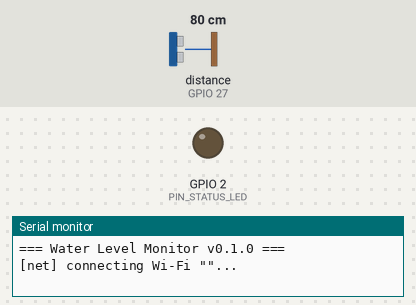
Recording of a program running on a simulated ESP32. Parts: output pins drawn as LEDs (lit = HIGH), the last lines printed to the serial monitor. Wiring (inferred from the names in the program): ultrasonic range finder: trigger GPIO 26; echo GPIO 27. Dashed ring = blinking. The test bench sets the inputs (shaded band); at power-on: distance to the obstacle (sensor on GPIO 27) 80 cm. The echo pulse lasts 58.3 µs per cm; WiFi joins after 1.5 s; servers stay silent unless stated; no MQTT or app messages arrive unless stated; not simulated (calls return 0 or success): secrets.h; names the files do not define were given values by the test bench: TB_PORT = 80; pins used as bus, display or sensor lines are not drawn.

Above: at 0.4 s.
At 2.68 s:
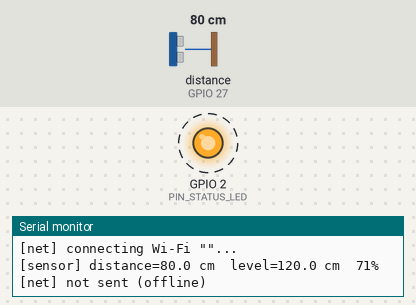
Timing chart, 0 to 3.2 s (numbered marks = the images above):
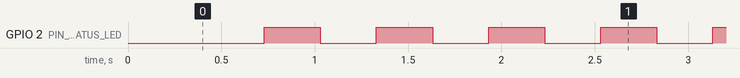

The program:

main.cpp
```cpp
// Water Level Monitor — ESP32 DevKit V1 + JSN-SR04T → ThingsBoard
//
// build แบบปกติ:          pio run -e devkit -t upload
// ทดสอบเซนเซอร์อย่างเดียว:  pio run -e sensor_test -t upload  (ไม่ต่อ Wi-Fi, ไม่ต้องมี secrets.h)

#include <Arduino.h>

#include "config.h"
#include "pins.h"
#include "sensor.h"

#ifndef SENSOR_TEST_ONLY
#include "net.h"
#endif

static unsigned long lastSend = 0;
static unsigned long lastBlink = 0;

static void printReading(const waterlevel::Reading& r) {
  if (r.valid) {
    Serial.printf("[sensor] distance=%.1f cm  level=%.1f cm  %.0f%%\n",
                  r.distanceCm, r.levelCm, r.percent);
  } else {
    Serial.println("[sensor] no valid reading (check wiring / too close < 25 cm / no echo)");
  }
}

void setup() {
  Serial.begin(115200);
  delay(200);
  Serial.printf("\n=== Water Level Monitor v%s ===\n", FIRMWARE_VERSION);

  pinMode(PIN_STATUS_LED, OUTPUT);
  sensor::begin();

#ifndef SENSOR_TEST_ONLY
  net::begin();
#else
  Serial.println("SENSOR TEST MODE (no Wi-Fi)");
#endif
}

void loop() {
#ifdef SENSOR_TEST_ONLY
  printReading(sensor::read());
  digitalWrite(PIN_STATUS_LED, !digitalRead(PIN_STATUS_LED));
  delay(500);
#else
  unsigned long now = millis();
  net::loop();

  // ไฟสถานะ: ติดค้าง = ต่อ ThingsBoard ได้, กะพริบ = ยังไม่ได้
  if (net::connected()) {
    digitalWrite(PIN_STATUS_LED, HIGH);
  } else if (now - lastBlink >= 300) {
    lastBlink = now;
    digitalWrite(PIN_STATUS_LED, !digitalRead(PIN_STATUS_LED));
  }

  if (lastSend == 0 || now - lastSend >= SEND_INTERVAL_MS) {
    lastSend = now;
    waterlevel::Reading r = sensor::read();
    printReading(r);
    if (net::publish(r)) {
      Serial.println("[net] sent");
    } else {
      Serial.println("[net] not sent (offline)");
    }
  }
#endif
}
```

net.cpp
```cpp
#include "net.h"

#include <Arduino.h>
#include <ArduinoJson.h>
#include <PubSubClient.h>
#include <WiFi.h>

#include "config.h"
#include "secrets.h"

namespace net {

static WiFiClient wifiClient;
static PubSubClient mqtt(wifiClient);

static unsigned long lastWifiTry = 0;
static unsigned long lastMqttTry = 0;
static bool attributesSent = false;

static const unsigned long WIFI_RETRY_MS = 10000;
static const unsigned long MQTT_RETRY_MS = 5000;

static const char* TOPIC_TELEMETRY = "v1/devices/me/telemetry";
static const char* TOPIC_ATTRIBUTES = "v1/devices/me/attributes";

void begin() {
  WiFi.mode(WIFI_STA);
  WiFi.setAutoReconnect(true);
  WiFi.begin(WIFI_SSID, WIFI_PASSWORD);
  lastWifiTry = millis();

  mqtt.setServer(TB_HOST, TB_PORT);
  mqtt.setBufferSize(512);
  Serial.printf("[net] connecting Wi-Fi \"%s\"...\n", WIFI_SSID);
}

// ส่งข้อมูลคงที่ของเครื่องครั้งเดียวหลังต่อได้ (เห็นใน ThingsBoard > Attributes)
static void sendAttributes() {
  JsonDocument doc;
  doc["firmware"] = FIRMWARE_VERSION;
  doc["board"] = "ESP32 DevKit V1";
  doc["sensor"] = "JSN-SR04T";
  doc["sensor_height_cm"] = SENSOR_HEIGHT_CM;
  doc["full_level_cm"] = FULL_LEVEL_CM;
  doc["send_interval_s"] = SEND_INTERVAL_MS / 1000;
  char buf[256];
  size_t n = serializeJson(doc, buf, sizeof(buf));
  attributesSent = mqtt.publish(TOPIC_ATTRIBUTES, (const uint8_t*)buf, n, false);
}

void loop() {
  unsigned long now = millis();

  if (WiFi.status() != WL_CONNECTED) {
    if (now - lastWifiTry >= WIFI_RETRY_MS) {
      lastWifiTry = now;
      Serial.println("[net] Wi-Fi not connected, retrying...");
      WiFi.disconnect();
      WiFi.begin(WIFI_SSID, WIFI_PASSWORD);
    }
    return;
  }

  if (!mqtt.connected()) {
    attributesSent = false;
    if (now - lastMqttTry >= MQTT_RETRY_MS) {
      lastMqttTry = now;
      Serial.printf("[net] Wi-Fi OK (%s), connecting ThingsBoard %s...\n",
                    WiFi.localIP().toString().c_str(), TB_HOST);
      // ThingsBoard: username = access token, ไม่ต้องใส่รหัสผ่าน
      if (mqtt.connect("water-level-esp32", TB_DEVICE_TOKEN, nullptr)) {
        Serial.println("[net] ThingsBoard connected");
      } else {
        // state 4/5 = token ผิด, -2 = ต่อเซิร์ฟเวอร์ไม่ได้ (เช็ก TB_HOST)
        Serial.printf("[net] ThingsBoard failed, state=%d\n", mqtt.state());
      }
    }
    return;
  }

  mqtt.loop();
  if (!attributesSent) sendAttributes();
}

bool connected() { return mqtt.connected(); }

bool publish(const waterlevel::Reading& r) {
  if (!mqtt.connected()) return false;

  JsonDocument doc;
  doc[KEY_SENSOR_OK] = r.valid;
  doc[KEY_RSSI] = WiFi.RSSI();
  if (r.valid) {
    // ส่งเฉพาะตอนวัดได้ เพื่อไม่ให้กราฟประวัติมีค่า 0 ปลอม
    doc[KEY_DISTANCE] = roundf(r.distanceCm * 10) / 10;
    doc[KEY_LEVEL_CM] = roundf(r.levelCm * 10) / 10;
    doc[KEY_LEVEL_PERCENT] = roundf(r.percent);
  }
  char buf[256];
  size_t n = serializeJson(doc, buf, sizeof(buf));
  return mqtt.publish(TOPIC_TELEMETRY, (const uint8_t*)buf, n, false);
}

}  // namespace net
```

net.h
```cpp
#pragma once

#include <WaterLevel.h>

// Wi-Fi + ThingsBoard (MQTT) — ต่อใหม่เองอัตโนมัติถ้าหลุด
namespace net {

void begin();

// เรียกทุกรอบใน loop() — ดูแลการต่อ Wi-Fi/MQTT แบบไม่ค้าง (non-blocking)
void loop();

bool connected();  // true เมื่อต่อ ThingsBoard ได้

// ส่งค่าระดับน้ำ 1 ชุดขึ้น ThingsBoard (คืน false ถ้ายังไม่ได้ต่อ)
bool publish(const waterlevel::Reading& r);

}  // namespace net
```

sensor.cpp
```cpp
#include "sensor.h"

#include <Arduino.h>

#include "config.h"
#include "pins.h"

namespace sensor {

static const waterlevel::Config kCfg = {
    SENSOR_HEIGHT_CM,
    FULL_LEVEL_CM,
    MIN_DISTANCE_CM,
    MAX_DISTANCE_CM,
};

void begin() {
  pinMode(PIN_TRIG, OUTPUT);
  digitalWrite(PIN_TRIG, LOW);
  pinMode(PIN_ECHO, INPUT);
}

// ยิงคลื่น 1 ครั้ง คืนระยะเป็น cm หรือ -1 ถ้าไม่มีเสียงสะท้อน
static float pingOnceCm() {
  digitalWrite(PIN_TRIG, LOW);
  delayMicroseconds(5);
  digitalWrite(PIN_TRIG, HIGH);
  delayMicroseconds(20);  // JSN-SR04T ต้องการพัลส์ ≥ 10 µs — ใช้ 20 µs เผื่อรุ่นใหม่
  digitalWrite(PIN_TRIG, LOW);

  unsigned long us = pulseIn(PIN_ECHO, HIGH, ECHO_TIMEOUT_US);
  if (us == 0) return -1.0f;
  return waterlevel::echoToDistanceCm(us);
}

waterlevel::Reading read() {
  float samples[SAMPLES_PER_READING];
  for (int i = 0; i < SAMPLES_PER_READING; i++) {
    samples[i] = pingOnceCm();
    delay(SAMPLE_GAP_MS);
  }
  return waterlevel::fromSamples(samples, SAMPLES_PER_READING, kCfg, MIN_VALID_SAMPLES);
}

}  // namespace sensor
```

sensor.h
```cpp
#pragma once

#include <WaterLevel.h>

namespace sensor {

void begin();

// วัด SAMPLES_PER_READING ครั้ง แล้วคืนค่าระดับน้ำ (ใช้เวลาราว 0.5 วินาที)
waterlevel::Reading read();

}  // namespace sensor
```

config.h
```cpp
#pragma once

// ค่าที่ต้องปรับตามจุดติดตั้งจริง — แก้ที่นี่ที่เดียว

#define FIRMWARE_VERSION      "0.1.0"

// ---- การติดตั้งเซนเซอร์ (หน่วย cm) ----
// วัดด้วยตลับเมตรจากหน้าหัวเซนเซอร์ลงไปถึงก้นถัง/ก้นคลอง
#define SENSOR_HEIGHT_CM      200.0f
// ความสูงน้ำที่ถือว่า "เต็ม 100%" (ต้องเว้นจากหัวเซนเซอร์อย่างน้อย 25 cm เพราะใกล้กว่านั้นวัดไม่ได้)
#define FULL_LEVEL_CM         170.0f

// ---- ขอบเขตของ JSN-SR04T ----
#define MIN_DISTANCE_CM       25.0f
#define MAX_DISTANCE_CM       450.0f

// ---- การวัด ----
#define SAMPLES_PER_READING   7       // วัดกี่ครั้งต่อ 1 รอบ แล้วเอาค่ากลาง
#define MIN_VALID_SAMPLES     3       // ต้องวัดได้อย่างน้อยกี่ครั้งถึงถือว่าใช้ได้
#define SAMPLE_GAP_MS         70      // เว้นระหว่างการวัดแต่ละครั้ง (เซนเซอร์ต้องการ > 60 ms)
#define ECHO_TIMEOUT_US       30000UL // ~5 m ไป-กลับ ถ้าเกินนี้ถือว่าไม่มีเสียงสะท้อน

// ---- การส่งข้อมูล ----
#define SEND_INTERVAL_MS      10000UL // ส่งขึ้น ThingsBoard ทุก 10 วินาที

// ---- ชื่อ key ที่หน้าเว็บอ่าน (ต้องตรงกับเว็บทุกตัวอักษร) ----
#define KEY_DISTANCE          "distance_cm"
#define KEY_LEVEL_CM          "water_level_cm"
#define KEY_LEVEL_PERCENT     "water_level_percent"
#define KEY_SENSOR_OK         "sensor_ok"
#define KEY_RSSI              "rssi"
```

pins.h
```cpp
#pragma once

// ขาทั้งหมดอยู่ที่นี่ที่เดียว — อ้างอิงจาก PCB (EasyEDA: Sheet_1 / PCB_rrrrr)
// บอร์ด: ESP32 DevKit V1 (DOIT) 30 ขา, เสียบบน Female Header J3 (แถวซ้าย) / J4 (แถวขวา)
//
//   J2 (เซนเซอร์)  →  ESP32
//   VCC            →  VIN (+5V)
//   TRIG           →  D26              ต่อตรง (3.3V จาก ESP32 สั่งเซนเซอร์ได้)
//   ECHO           →  R1 1k → D27      R2 2k ลง GND — แบ่ง 5V เหลือ ~3.3V
//   GND            →  GND
//
// D26/D27 ไม่ใช่ขา strapping และไม่ใช่ขา input-only — ใช้ได้ปลอดภัย

#define PIN_TRIG        26
#define PIN_ECHO        27

// LED บนบอร์ด DevKit V1 (สีน้ำเงิน) ใช้เป็นไฟสถานะ
// ติดค้าง = ต่อ ThingsBoard ได้, กะพริบ = ยังต่อไม่ได้
#define PIN_STATUS_LED  2
```

Measured:
- by itself, GPIO 2 (PIN_STATUS_LED): alternates HIGH for 0.30 s and LOW for 0.30 s, 15 changes in all, then stays HIGH
